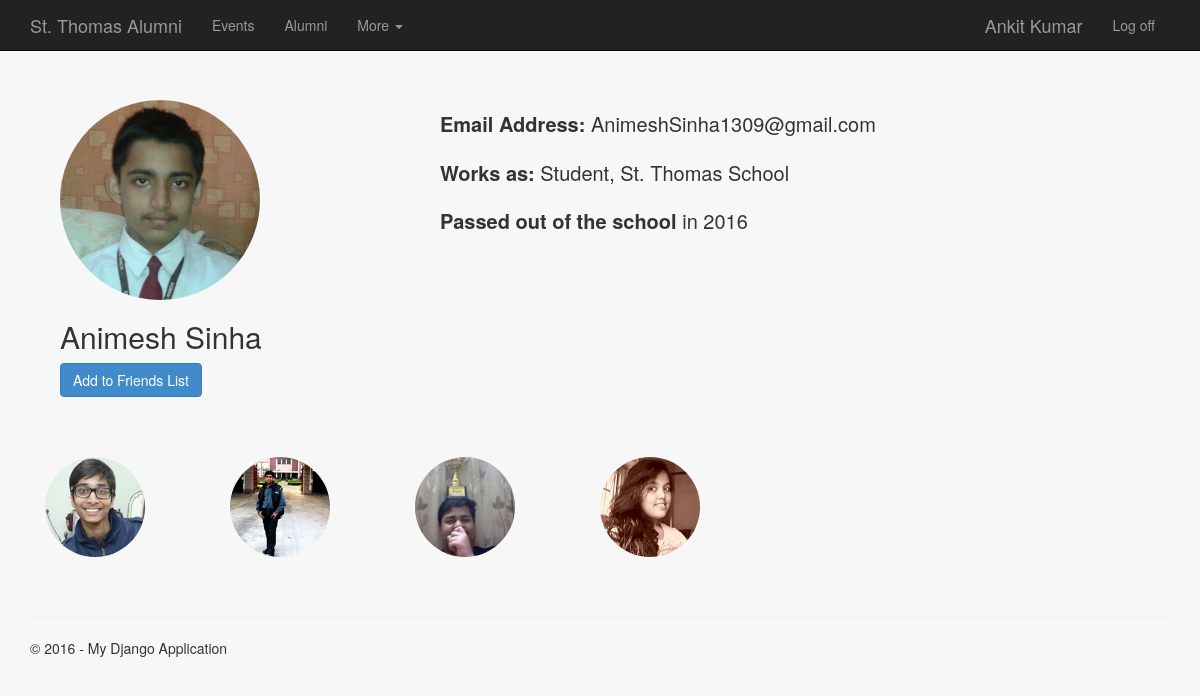
Page /profile/animeshsinha (signed in) on the committed database.
### app/models.py (models this page shows, shortened)
class Alumnus(models.Model):
    class Meta:
        verbose_name_plural = "Alumni"
    user = models.OneToOneField(User, on_delete=models.CASCADE)
    jobtitle = models.CharField(max_length=50)
    workplace = models.CharField(max_length=100)
    batch = models.IntegerField()
    picture = models.ImageField(upload_to='profile/', default='profile/_defaultavatar.png')

class Circle(models.Model):
    FRIENDSHIP_CHOICES = (
        ('FR', 'Friends'),
        ('AQ', 'Acquaintences'),
    )
    user = models.ForeignKey(Alumnus, related_name='alumnus_user')
    friend = models.ForeignKey(Alumnus, related_name='alumnus_friend')
    type = models.CharField(max_length=2, choices=FRIENDSHIP_CHOICES)

### app/views.py (the view)
# urls.py: url(r'^profile/(?P<username>\w*)/?$', app.views.profile),
def profile(request, username):
    assert isinstance(request, HttpRequest)
    if(username == ""): person = request.user
    else: person = User.objects.get(username=username)
    displaying = Alumnus.objects.get(user=person)
    befriender = Alumnus.objects.get(user = request.user)
    befriendee = Alumnus.objects.get(user = person)
    if(Circle.objects.filter(user=befriender, friend=befriendee).count() != 0): status = 'Friends'
    elif(request.user == person): status = 'Self'
    else: status = 'Unconnected'
    return render(
        request,
        'app/profile.html',
        {
            'title':'Alumni List',
            'data':displaying,
            'friends':Circle.objects.filter(user=displaying).only('friend'),
            'year':datetime.now().year,
            'status':status,
        }
    )

### app/templates/app/profile.html (shortened to what this page needs)
{% extends "app/layout.html" %}
{% block content %}
{% load staticfiles %}
<div style="padding: 30px;">
    <div class="row">
        <div class="col-md-4">
            <img src="{{ data.picture.url }}" height="200" width="200" class="img-circle" />
            <h2>{{ data.user.first_name }} {{ data.user.last_name }}</h2>
            {% if status == 'Unconnected' %}
                <a href="/actions/befriend/{{ data.user.username }}" class="btn btn-primary">
                    Add to Friends List
                </a>
            {% elif status == 'Friends' %}
                <a href="/actions/unfriend/{{ data.user.username }}" class="btn btn-primary">
                    Remove to Friends List
                </a>
            {% elif status == 'Self' %}
                <a href="/actions/befriend/{{ data.user.username }}" class="btn btn-primary">
                    Cant do much on your Profile
                </a>
            {% endif %}
        </div>
        <div class="col-md-8">
            <div class="profile-item">
                <strong>Email Address: </strong>{{ data.user.email }}
            </div>
            <div class="profile-item">
                <strong>Works as: </strong>{{ data.jobtitle }}, {{ data.workplace }}
            </div>
            <div class="profile-item">
                <strong>Passed out of the school</strong> in {{ data.batch }}
             </div>
        </div>
    </div>
    <div class="row" style="margin-top: 50px;">
        {% for friend in friends %}
            <a class="col-md-2 col-sm-3 col-xs-6" style="padding: 10px 0px;"
                    href="/profile/{{ friend.friend.user.username }}">
                <img src="{{ friend.friend.picture.url }}" class="img-circle" height="100" width="100"
                        title="{{ friend.friend.user.first_name }} {{ friend.friend.user.last_name }}"
                        data-toggle="tooltip" data-placement="top" />
            </a>
        {% endfor %}
    </div>
</div>
{% endblock %}

### app/templates/app/loginpartial.html (shortened to what this page needs)
{% if user.is_authenticated %}
<form id="logoutForm" action="/logout" method="post" class="navbar-right">
    <ul class="nav navbar-nav navbar-right">
        <li><span class="navbar-brand">{{ user.first_name }} {{ user.last_name }}</span></li>
        <li><a href="javascript:document.getElementById('logoutForm').submit()">Log off</a></li>
    </ul>
</form>
{% else %}
<ul class="nav navbar-nav navbar-right">
    <li><a href="{% url 'login' %}">Log in</a></li>
</ul>
{% endif %}

### app/static/app/content/site.css (style rules this page uses)
div.navbar form { margin-bottom: 0; }
div.profile-item { padding: 10px; font-size: 20px; }

### rows in the picture
Alumnus: picture (picture), user.first_name "Animesh", user.last_name "Sinha", user.email "AnimeshSinha1309@gmail.com", jobtitle "Student", workplace "St. Thomas School", batch "2016"
Circle: friend.picture (picture)
Circle: friend.picture (picture)
Circle: friend.picture (picture)
Circle: friend.picture (picture)

### other values in the picture
{{ user.first_name }} "Ankit"
{{ user.last_name }} "Kumar"
